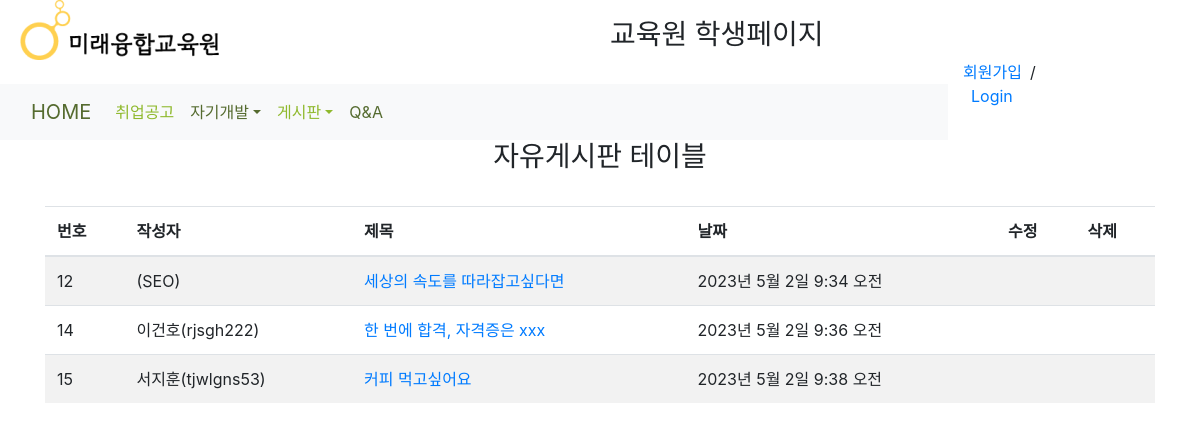
The app's page /free_board/ with its own data.
### free_board/models.py (models this page shows, shortened)
class Free_Board(models.Model):
    title = models.CharField(max_length=40, null=True)
    content = models.TextField()
    user = models.ForeignKey(User, on_delete=models.CASCADE,null=True)
    date = models.DateTimeField(default=now)

### free_board/views.py (the view)
# urls.py: path('',views.Free_BoardList.as_view(), name='free_board'),
class Free_BoardList(ListView):
    model = Free_Board

### free_board/templates/free_board/free_board_list.html (shortened to what this page needs)
{% extends "base.html" %}
{% load static %}
{% block explain_contents %}
<div class="container">
    <h3>자유게시판 테이블</h3><br>
    <table class="table table-striped">
        <thead>
        <tr>
            <th>번호</th><th>작성자</th><th>제목</th>
            <th>날짜</th><th>수정</th><th>삭제</th>
        </tr>
        </thead>
        <tbody>
            {% for free_board in object_list %}
            <tr>
              <td>{{ free_board.id }}</td>
              <td>{{ free_board.user.first_name }}({{ free_board.user}})</td>
              <td><a href="{% url 'free_board:free_board_detail' free_board.id %}">{{ free_board.title }}</a></td>
                <td>{{ free_board.date }}</td>
                {% if free_board.user == user or user.is_superuser %}
                <td><a href="{% url 'free_board:free_board_edit' free_board.id %}">수정</a></td>
                <td><a href="{% url 'free_board:free_board_delete' free_board.id %}">삭제</a></td>
                {% else %}
                <td></td><td></td>
                {% endif %}
            </tr>
            {% endfor %}
        </tbody>
    </table>
</div>
{% endblock explain_contents %}

### records on screen
Free_Board: id "12", user "SEO", title "세상의 속도를 따라잡고싶다면", date "2023년 5월 2일 9:34 오전"
Free_Board: id "14", user.first_name "이건호", user "rjsgh222", title "한 번에 합격, 자격증은 xxx", date "2023년 5월 2일 9:36 오전"
Free_Board: id "15", user.first_name "서지훈", user "tjwlgns53", title "커피 먹고싶어요", date "2023년 5월 2일 9:38 오전"
